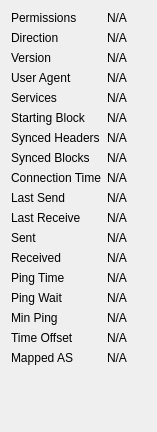
             <widget class="QWidget" name="detailWidget">
              <property name="geometry">
               <rect>
                <x>0</x>
                <y>0</y>
                <width>157</width>
                <height>432</height>
               </rect>
              </property>
              <layout class="QGridLayout" name="gridLayout_2" columnstretch="0,1">
               <item row="0" column="0">
                <widget class="QLabel" name="label_30">
                 <property name="text">
                  <string>Permissions</string>
                 </property>
                </widget>
               </item>
               <item row="0" column="1">
                <widget class="QLabel" name="peerPermissions">
                 <property name="cursor">
                  <cursorShape>IBeamCursor</cursorShape>
                 </property>
                 <property name="text">
                  <string>N/A</string>
                 </property>
                 <property name="textFormat">
                  <enum>Qt::PlainText</enum>
                 </property>
                 <property name="textInteractionFlags">
                  <set>Qt::LinksAccessibleByMouse|Qt::TextSelectableByKeyboard|Qt::TextSelectableByMouse</set>
                 </property>
                </widget>
               </item>
               <item row="1" column="0">
                <widget class="QLabel" name="label_23">
                 <property name="text">
                  <string>Direction</string>
                 </property>
                </widget>
               </item>
               <item row="1" column="1">
                <widget class="QLabel" name="peerDirection">
                 <property name="cursor">
                  <cursorShape>IBeamCursor</cursorShape>
                 </property>
                 <property name="text">
                  <string>N/A</string>
                 </property>
                 <property name="textFormat">
                  <enum>Qt::PlainText</enum>
                 </property>
                 <property name="textInteractionFlags">
                  <set>Qt::LinksAccessibleByMouse|Qt::TextSelectableByKeyboard|Qt::TextSelectableByMouse</set>
                 </property>
                </widget>
               </item>
               <item row="2" column="0">
                <widget class="QLabel" name="label_21">
                 <property name="text">
                  <string>Version</string>
                 </property>
                </widget>
               </item>
               <item row="2" column="1">
                <widget class="QLabel" name="peerVersion">
                 <property name="cursor">
                  <cursorShape>IBeamCursor</cursorShape>
                 </property>
                 <property name="text">
                  <string>N/A</string>
                 </property>
                 <property name="textFormat">
                  <enum>Qt::PlainText</enum>
                 </property>
                 <property name="textInteractionFlags">
                  <set>Qt::LinksAccessibleByMouse|Qt::TextSelectableByKeyboard|Qt::TextSelectableByMouse</set>
                 </property>
                </widget>
               </item>
               <item row="3" column="0">
                <widget class="QLabel" name="label_28">
                 <property name="text">
                  <string>User Agent</string>
                 </property>
                </widget>
               </item>
               <item row="3" column="1">
                <widget class="QLabel" name="peerSubversion">
                 <property name="cursor">
                  <cursorShape>IBeamCursor</cursorShape>
                 </property>
                 <property name="text">
                  <string>N/A</string>
                 </property>
                 <property name="textFormat">
                  <enum>Qt::PlainText</enum>
                 </property>
                 <property name="textInteractionFlags">
                  <set>Qt::LinksAccessibleByMouse|Qt::TextSelectableByKeyboard|Qt::TextSelectableByMouse</set>
                 </property>
                </widget>
               </item>
               <item row="4" column="0">
                <widget class="QLabel" name="label_4">
                 <property name="text">
                  <string>Services</string>
                 </property>
                </widget>
               </item>
               <item row="4" column="1">
                <widget class="QLabel" name="peerServices">
                 <property name="cursor">
                  <cursorShape>IBeamCursor</cursorShape>
                 </property>
                 <property name="text">
                  <string>N/A</string>
                 </property>
                 <property name="textFormat">
                  <enum>Qt::PlainText</enum>
                 </property>
                 <property name="textInteractionFlags">
                  <set>Qt::LinksAccessibleByMouse|Qt::TextSelectableByKeyboard|Qt::TextSelectableByMouse</set>
                 </property>
                </widget>
               </item>
               <item row="5" column="0">
                <widget class="QLabel" name="label_29">
                 <property name="text">
                  <string>Starting Block</string>
                 </property>
                </widget>
               </item>
               <item row="5" column="1">
                <widget class="QLabel" name="peerHeight">
                 <property name="cursor">
                  <cursorShape>IBeamCursor</cursorShape>
                 </property>
                 <property name="text">
                  <string>N/A</string>
                 </property>
                 <property name="textFormat">
                  <enum>Qt::PlainText</enum>
                 </property>
                 <property name="textInteractionFlags">
                  <set>Qt::LinksAccessibleByMouse|Qt::TextSelectableByKeyboard|Qt::TextSelectableByMouse</set>
                 </property>
                </widget>
               </item>
               <item row="6" column="0">
                <widget class="QLabel" name="label_27">
                 <property name="text">
                  <string>Synced Headers</string>
                 </property>
                </widget>
               </item>
               <item row="6" column="1">
                <widget class="QLabel" name="peerSyncHeight">
                 <property name="cursor">
                  <cursorShape>IBeamCursor</cursorShape>
                 </property>
                 <property name="text">
                  <string>N/A</string>
                 </property>
                 <property name="textFormat">
                  <enum>Qt::PlainText</enum>
                 </property>
                 <property name="textInteractionFlags">
                  <set>Qt::LinksAccessibleByMouse|Qt::TextSelectableByKeyboard|Qt::TextSelectableByMouse</set>
                 </property>
                </widget>
               </item>
               <item row="7" column="0">
                <widget class="QLabel" name="label_25">
                 <property name="text">
                  <string>Synced Blocks</string>
                 </property>
                </widget>
               </item>
               <item row="7" column="1">
                <widget class="QLabel" name="peerCommonHeight">
                 <property name="cursor">
                  <cursorShape>IBeamCursor</cursorShape>
                 </property>
                 <property name="text">
                  <string>N/A</string>
                 </property>
                 <property name="textFormat">
                  <enum>Qt::PlainText</enum>
                 </property>
                 <property name="textInteractionFlags">
                  <set>Qt::LinksAccessibleByMouse|Qt::TextSelectableByKeyboard|Qt::TextSelectableByMouse</set>
                 </property>
                </widget>
               </item>
               <item row="8" column="0">
                <widget class="QLabel" name="label_22">
                 <property name="text">
                  <string>Connection Time</string>
                 </property>
                </widget>
               </item>
               <item row="8" column="1">
                <widget class="QLabel" name="peerConnTime">
                 <property name="cursor">
                  <cursorShape>IBeamCursor</cursorShape>
                 </property>
                 <property name="text">
                  <string>N/A</string>
                 </property>
                 <property name="textFormat">
                  <enum>Qt::PlainText</enum>
                 </property>
                 <property name="textInteractionFlags">
                  <set>Qt::LinksAccessibleByMouse|Qt::TextSelectableByKeyboard|Qt::TextSelectableByMouse</set>
                 </property>
                </widget>
               </item>
               <item row="9" column="0">
                <widget class="QLabel" name="label_15">
                 <property name="text">
                  <string>Last Send</string>
                 </property>
                </widget>
               </item>
               <item row="9" column="1">
                <widget class="QLabel" name="peerLastSend">
                 <property name="cursor">
                  <cursorShape>IBeamCursor</cursorShape>
                 </property>
                 <property name="text">
                  <string>N/A</string>
                 </property>
                 <property name="textFormat">
                  <enum>Qt::PlainText</enum>
                 </property>
                 <property name="textInteractionFlags">
                  <set>Qt::LinksAccessibleByMouse|Qt::TextSelectableByKeyboard|Qt::TextSelectableByMouse</set>
                 </property>
                </widget>
               </item>
               <item row="10" column="0">
                <widget class="QLabel" name="label_19">
                 <property name="text">
                  <string>Last Receive</string>
                 </property>
                </widget>
               </item>
               <item row="10" column="1">
                <widget class="QLabel" name="peerLastRecv">
                 <property name="cursor">
                  <cursorShape>IBeamCursor</cursorShape>
                 </property>
                 <property name="text">
                  <string>N/A</string>
                 </property>
                 <property name="textFormat">
                  <enum>Qt::PlainText</enum>
                 </property>
                 <property name="textInteractionFlags">
                  <set>Qt::LinksAccessibleByMouse|Qt::TextSelectableByKeyboard|Qt::TextSelectableByMouse</set>
                 </property>
                </widget>
               </item>
               <item row="11" column="0">
                <widget class="QLabel" name="label_18">
                 <property name="text">
                  <string>Sent</string>
                 </property>
                </widget>
               </item>
               <item row="11" column="1">
                <widget class="QLabel" name="peerBytesSent">
                 <property name="cursor">
                  <cursorShape>IBeamCursor</cursorShape>
                 </property>
                 <property name="text">
                  <string>N/A</string>
                 </property>
                 <property name="textFormat">
                  <enum>Qt::PlainText</enum>
                 </property>
                 <property name="textInteractionFlags">
                  <set>Qt::LinksAccessibleByMouse|Qt::TextSelectableByKeyboard|Qt::TextSelectableByMouse</set>
                 </property>
                </widget>
               </item>
               <item row="12" column="0">
                <widget class="QLabel" name="label_20">
                 <property name="text">
                  <string>Received</string>
                 </property>
                </widget>
               </item>
               <item row="12" column="1">
                <widget class="QLabel" name="peerBytesRecv">
                 <property name="cursor">
                  <cursorShape>IBeamCursor</cursorShape>
                 </property>
                 <property name="text">
                  <string>N/A</string>
                 </property>
                 <property name="textFormat">
                  <enum>Qt::PlainText</enum>
                 </property>
                 <property name="textInteractionFlags">
                  <set>Qt::LinksAccessibleByMouse|Qt::TextSelectableByKeyboard|Qt::TextSelectableByMouse</set>
                 </property>
                </widget>
               </item>
               <item row="13" column="0">
                <widget class="QLabel" name="label_26">
                 <property name="text">
                  <string>Ping Time</string>
                 </property>
                </widget>
               </item>
               <item row="13" column="1">
                <widget class="QLabel" name="peerPingTime">
                 <property name="cursor">
                  <cursorShape>IBeamCursor</cursorShape>
                 </property>
                 <property name="text">
                  <string>N/A</string>
                 </property>
                 <property name="textFormat">
                  <enum>Qt::PlainText</enum>
                 </property>
                 <property name="textInteractionFlags">
                  <set>Qt::LinksAccessibleByMouse|Qt::TextSelectableByKeyboard|Qt::TextSelectableByMouse</set>
                 </property>
                </widget>
               </item>
               <item row="14" column="0">
                <widget class="QLabel" name="peerPingWaitLabel">
                 <property name="toolTip">
                  <string>The duration of a currently outstanding ping.</string>
                 </property>
                 <property name="text">
                  <string>Ping Wait</string>
                 </property>
                </widget>
               </item>
               <item row="14" column="1">
                <widget class="QLabel" name="peerPingWait">
                 <property name="cursor">
                  <cursorShape>IBeamCursor</cursorShape>
                 </property>
                 <property name="text">
                  <string>N/A</string>
                 </property>
                 <property name="textFormat">
                  <enum>Qt::PlainText</enum>
                 </property>
                 <property name="textInteractionFlags">
                  <set>Qt::LinksAccessibleByMouse|Qt::TextSelectableByKeyboard|Qt::TextSelectableByMouse</set>
                 </property>
                </widget>
               </item>
               <item row="15" column="0">
                <widget class="QLabel" name="peerMinPingLabel">
                 <property name="text">
                  <string>Min Ping</string>
                 </property>
                </widget>
               </item>
               <item row="15" column="1">
                <widget class="QLabel" name="peerMinPing">
                 <property name="cursor">
                  <cursorShape>IBeamCursor</cursorShape>
                 </property>
                 <property name="text">
                  <string>N/A</string>
                 </property>
                 <property name="textFormat">
                  <enum>Qt::PlainText</enum>
                 </property>
                 <property name="textInteractionFlags">
                  <set>Qt::LinksAccessibleByMouse|Qt::TextSelectableByKeyboard|Qt::TextSelectableByMouse</set>
                 </property>
                </widget>
               </item>
               <item row="16" column="0">
                <widget class="QLabel" name="label_timeoffset">
                 <property name="text">
                  <string>Time Offset</string>
                 </property>
                </widget>
               </item>
               <item row="16" column="1">
                <widget class="QLabel" name="timeoffset">
                 <property name="cursor">
                  <cursorShape>IBeamCursor</cursorShape>
                 </property>
                 <property name="text">
                  <string>N/A</string>
                 </property>
                 <property name="textFormat">
                  <enum>Qt::PlainText</enum>
                 </property>
                 <property name="textInteractionFlags">
                  <set>Qt::LinksAccessibleByMouse|Qt::TextSelectableByKeyboard|Qt::TextSelectableByMouse</set>
                 </property>
                </widget>
               </item>
               <item row="17" column="0">
                <widget class="QLabel" name="peerMappedASLabel">
                 <property name="toolTip">
                  <string>The mapped Autonomous System used for diversifying peer selection.</string>
                 </property>
                 <property name="text">
                  <string>Mapped AS</string>
                 </property>
                </widget>
               </item>
               <item row="17" column="1">
                <widget class="QLabel" name="peerMappedAS">
                 <property name="cursor">
                  <cursorShape>IBeamCursor</cursorShape>
                 </property>
                 <property name="text">
                  <string>N/A</string>
                 </property>
                 <property name="textFormat">
                  <enum>Qt::PlainText</enum>
                 </property>
                 <property name="textInteractionFlags">
                  <set>Qt::LinksAccessibleByMouse|Qt::TextSelectableByKeyboard|Qt::TextSelectableByMouse</set>
                 </property>
                </widget>
               </item>
               <item row="18" column="0">
                <spacer name="verticalSpacer_3">
                 <property name="orientation">
                  <enum>Qt::Vertical</enum>
                 </property>
                 <property name="sizeHint" stdset="0">
                  <size>
                   <width>20</width>
                   <height>40</height>
                  </size>
                 </property>
                </spacer>
               </item>
              </layout>
             </widget>
